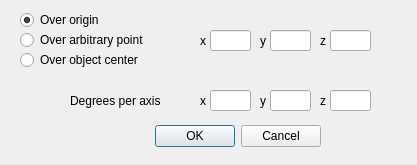
<?xml version="1.0" encoding="UTF-8"?>
<ui version="4.0">
 <class>Rotate3DDialog</class>
 <widget class="QDialog" name="Rotate3DDialog">
  <property name="windowModality">
   <enum>Qt::WindowModal</enum>
  </property>
  <property name="geometry">
   <rect>
    <x>0</x>
    <y>0</y>
    <width>417</width>
    <height>165</height>
   </rect>
  </property>
  <property name="windowTitle">
   <string>Rotate 3D</string>
  </property>
  <property name="modal">
   <bool>true</bool>
  </property>
  <widget class="QDialogButtonBox" name="buttonBox">
   <property name="geometry">
    <rect>
     <x>20</x>
     <y>120</y>
     <width>301</width>
     <height>32</height>
    </rect>
   </property>
   <property name="orientation">
    <enum>Qt::Horizontal</enum>
   </property>
   <property name="standardButtons">
    <set>QDialogButtonBox::Cancel|QDialogButtonBox::Ok</set>
   </property>
  </widget>
  <widget class="QRadioButton" name="origin">
   <property name="geometry">
    <rect>
     <x>20</x>
     <y>10</y>
     <width>131</width>
     <height>20</height>
    </rect>
   </property>
   <property name="text">
    <string>Over origin</string>
   </property>
   <property name="checked">
    <bool>true</bool>
   </property>
  </widget>
  <widget class="QRadioButton" name="point">
   <property name="geometry">
    <rect>
     <x>20</x>
     <y>30</y>
     <width>171</width>
     <height>20</height>
    </rect>
   </property>
   <property name="text">
    <string>Over arbitrary point</string>
   </property>
  </widget>
  <widget class="QRadioButton" name="center">
   <property name="geometry">
    <rect>
     <x>20</x>
     <y>50</y>
     <width>161</width>
     <height>20</height>
    </rect>
   </property>
   <property name="text">
    <string>Over object center</string>
   </property>
  </widget>
  <widget class="QLabel" name="label_2">
   <property name="geometry">
    <rect>
     <x>70</x>
     <y>90</y>
     <width>111</width>
     <height>21</height>
    </rect>
   </property>
   <property name="text">
    <string>Degrees per axis</string>
   </property>
  </widget>
  <widget class="QLineEdit" name="dx">
   <property name="geometry">
    <rect>
     <x>210</x>
     <y>90</y>
     <width>41</width>
     <height>21</height>
    </rect>
   </property>
  </widget>
  <widget class="QLabel" name="label">
   <property name="geometry">
    <rect>
     <x>200</x>
     <y>30</y>
     <width>21</width>
     <height>21</height>
    </rect>
   </property>
   <property name="text">
    <string>x</string>
   </property>
  </widget>
  <widget class="QLineEdit" name="x">
   <property name="geometry">
    <rect>
     <x>210</x>
     <y>30</y>
     <width>41</width>
     <height>21</height>
    </rect>
   </property>
  </widget>
  <widget class="QLineEdit" name="y">
   <property name="geometry">
    <rect>
     <x>270</x>
     <y>30</y>
     <width>41</width>
     <height>21</height>
    </rect>
   </property>
  </widget>
  <widget class="QLabel" name="label_3">
   <property name="geometry">
    <rect>
     <x>260</x>
     <y>30</y>
     <width>21</width>
     <height>21</height>
    </rect>
   </property>
   <property name="text">
    <string>y</string>
   </property>
  </widget>
  <widget class="QLabel" name="label_4">
   <property name="geometry">
    <rect>
     <x>320</x>
     <y>30</y>
     <width>21</width>
     <height>21</height>
    </rect>
   </property>
   <property name="text">
    <string>z</string>
   </property>
  </widget>
  <widget class="QLineEdit" name="z">
   <property name="geometry">
    <rect>
     <x>330</x>
     <y>30</y>
     <width>41</width>
     <height>21</height>
    </rect>
   </property>
  </widget>
  <widget class="QLineEdit" name="dy">
   <property name="geometry">
    <rect>
     <x>270</x>
     <y>90</y>
     <width>41</width>
     <height>21</height>
    </rect>
   </property>
  </widget>
  <widget class="QLineEdit" name="dz">
   <property name="geometry">
    <rect>
     <x>330</x>
     <y>90</y>
     <width>41</width>
     <height>21</height>
    </rect>
   </property>
  </widget>
  <widget class="QLabel" name="label_5">
   <property name="geometry">
    <rect>
     <x>320</x>
     <y>90</y>
     <width>16</width>
     <height>21</height>
    </rect>
   </property>
   <property name="text">
    <string>z</string>
   </property>
  </widget>
  <widget class="QLabel" name="label_6">
   <property name="geometry">
    <rect>
     <x>200</x>
     <y>90</y>
     <width>16</width>
     <height>21</height>
    </rect>
   </property>
   <property name="text">
    <string>x</string>
   </property>
  </widget>
  <widget class="QLabel" name="label_7">
   <property name="geometry">
    <rect>
     <x>260</x>
     <y>90</y>
     <width>16</width>
     <height>21</height>
    </rect>
   </property>
   <property name="text">
    <string>y</string>
   </property>
  </widget>
 </widget>
 <tabstops>
  <tabstop>origin</tabstop>
  <tabstop>point</tabstop>
  <tabstop>center</tabstop>
  <tabstop>x</tabstop>
  <tabstop>y</tabstop>
  <tabstop>z</tabstop>
  <tabstop>dx</tabstop>
  <tabstop>dy</tabstop>
  <tabstop>dz</tabstop>
 </tabstops>
 <resources/>
 <connections>
  <connection>
   <sender>buttonBox</sender>
   <signal>rejected()</signal>
   <receiver>Rotate3DDialog</receiver>
   <slot>reject()</slot>
   <hints>
    <hint type="sourcelabel">
     <x>316</x>
     <y>260</y>
    </hint>
    <hint type="destinationlabel">
     <x>286</x>
     <y>274</y>
    </hint>
   </hints>
  </connection>
 </connections>
</ui>
